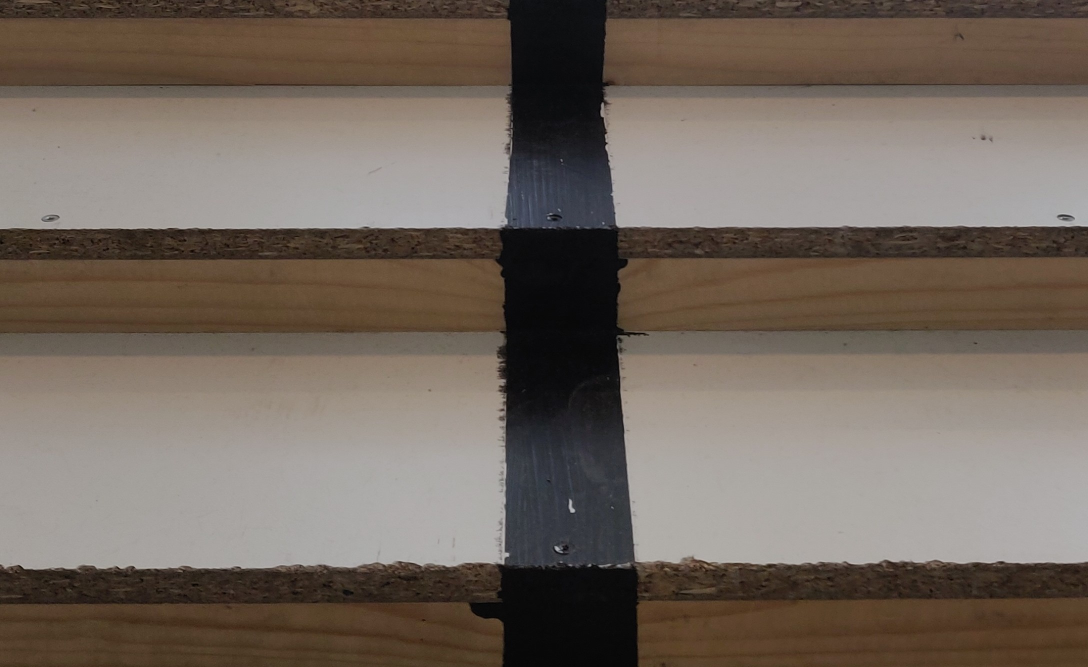
#> input picture Visual-tracking/images/Baan_front_view.jpg, 2176 x 1334 px, found by its file name (shown at 1/2 size)
$ python black-line-tracking.py
#> lines starting #> are read from the running program, lines starting #| are printed output that depends on the picture; after the words box and inside, x2 and y2 are one past the last pixel; in counts of white or black regions, pixels touching at a corner belong together
import cv2
import numpy as np
import imutils

# read image, will be video/videocapture
frame = cv2.imread("Visual-tracking/images\Baan_front_view.jpg")
#> frame is the input picture: shape (1334, 2176, 3); mean B, G, R 93.3, 102.9, 114.3
# resize img for better viewing, not needed in final product
frame = cv2.resize(frame, (783, 480))
#> frame: shape (480, 783, 3)

height = frame.shape[0]
#> height = 480
width = frame.shape[1]
#> width = 783


# turn image to greyscale
grey = cv2.cvtColor(frame, cv2.COLOR_BGR2GRAY)
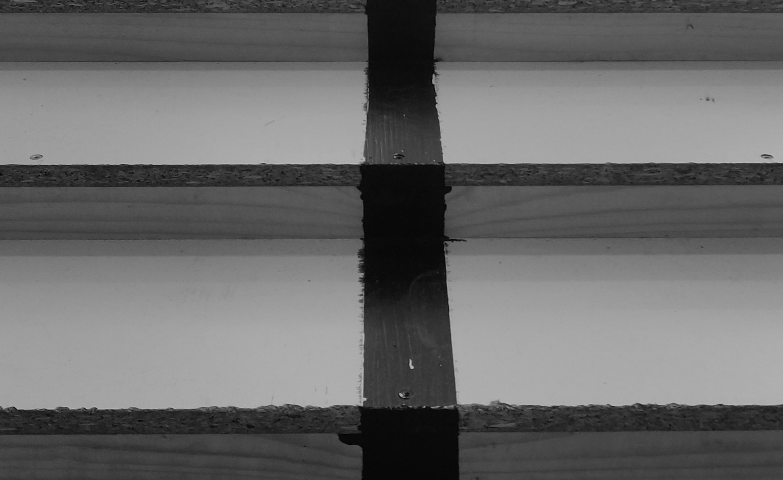
#> grey: shape (480, 783); min 2, max 191, mean 105.1

# invert image to make black white
bitwise = cv2.bitwise_not(grey)
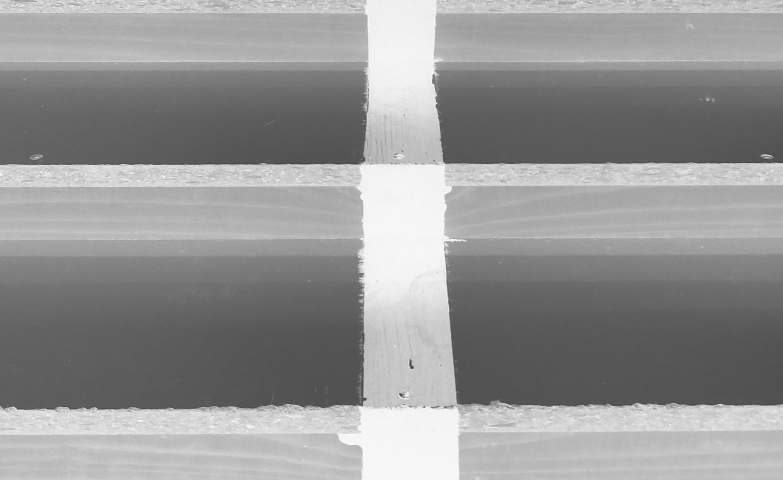
#> bitwise: shape (480, 783); min 64, max 253, mean 149.9
# erode and dilate image to reduce white noise
bitwise = cv2.erode(bitwise, None, iterations=4)
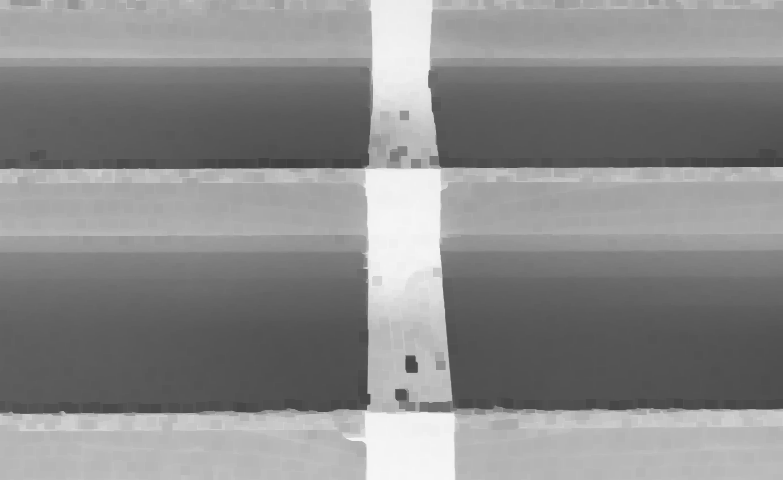
#> bitwise: shape (480, 783); min 64, max 247, mean 139
bitwise = cv2.dilate(bitwise, None, iterations=3)
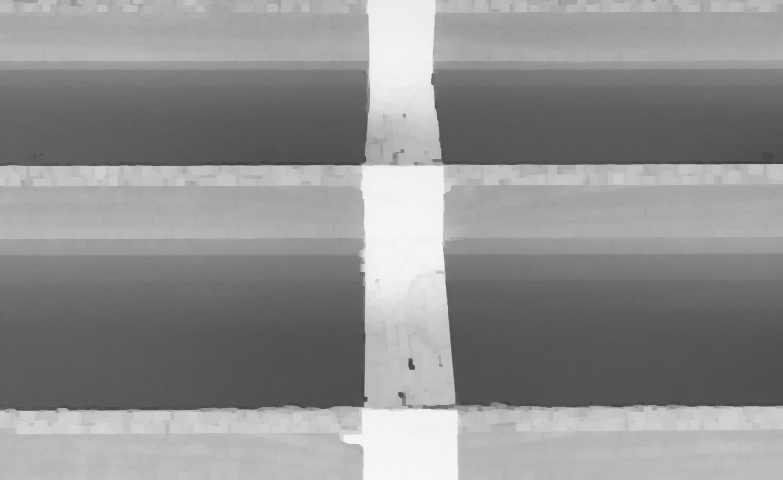
#> bitwise: shape (480, 783); min 64, max 247, mean 144.2
# threshold the image to get binary img of black and white
th, thres = cv2.threshold(bitwise, 225, 255, cv2.THRESH_BINARY_INV)
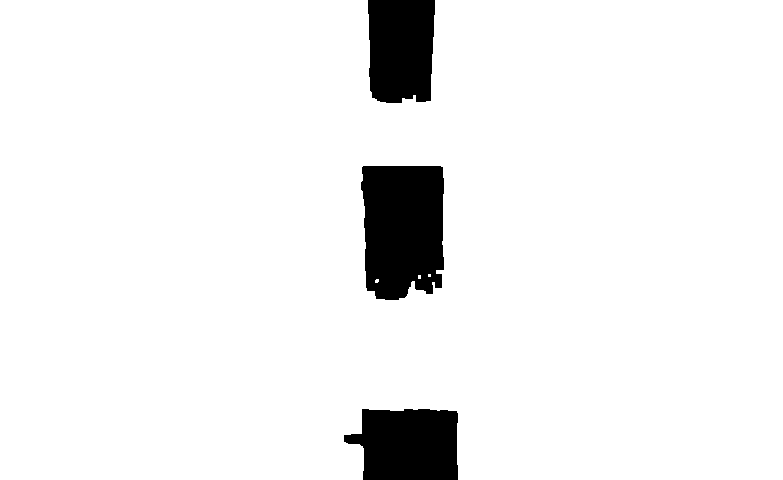
#> thres: shape (480, 783); 93.8% white; 3 black regions, box (x1, y1, x2, y2) and area: (361, 166, 444, 300) 9950, (344, 409, 458, 480) 6790, (368, 0, 435, 103) 6377

# invert image again (pretty sure these inverts arent needed, but it works for now)
invert = cv2.bitwise_not(thres)
#> invert: shape (480, 783); 6.2% white; 3 white regions

# find contours
cnts = cv2.findContours(invert, cv2.RETR_EXTERNAL,
                        cv2.CHAIN_APPROX_SIMPLE)
#> cnts = 3 contours; box (x1, y1, x2, y2) and area: (361, 166, 444, 300) 9758, (344, 409, 458, 480) 6610, (368, 0, 435, 103) 6208
cnts = imutils.grab_contours(cnts)

# array to save centroids of the black contours
line = []

# go through contours
for cnt in cnts:
    area = cv2.contourArea(cnt)

    # draw the contour
    cv2.drawContours(frame, [cnt], 0, (0, 255, 255), 3)
    # get centroid of contour
    M = cv2.moments(cnt)
    cx = int(M['m10']/M['m00'])
    cy = int(M['m01']/M['m00'])
    # add the centroid to the array of points
    line.append((cx, cy))
    # draw centroid
    cv2.circle(frame, (cx, cy), 3, (0, 255, 255), 5)
#> this loop made 3 passes
#> (area, cx, cy) on passes 1 to 3: (6610.5, 408, 444), (9758, 402, 228), (6208.5, 400, 48)
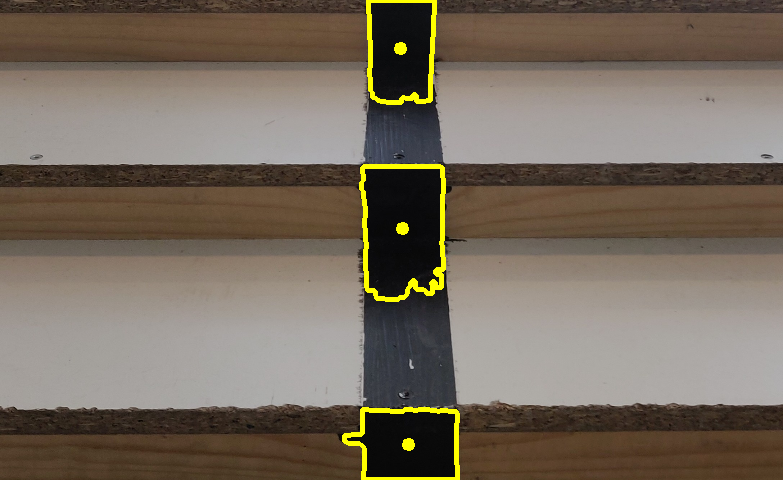
#> frame: shape (480, 783, 3); mean B, G, R 92.9, 106.4, 117.8
#> after the loop, line = [(408, 444), (402, 228), (400, 48)]

# draw a line through the centroids (should be a fitted line, currently it draws from 1st to last)
cv2.line(frame, line[0], line[-1], (0, 0, 255), thickness=3)
# draw midline of camera for reference
cv2.line(frame, (int(width/2), height),
         (int(width/2), 0), (0, 255, 0), thickness=2)
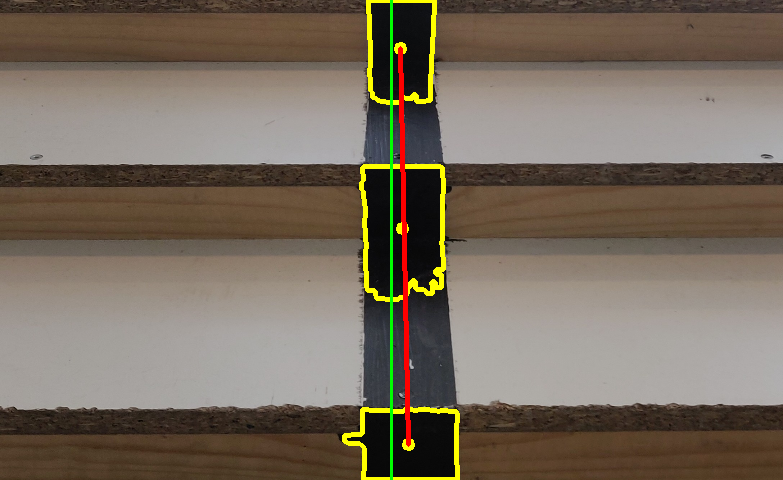
#> frame: shape (480, 783, 3); mean B, G, R 92.7, 106.9, 118.7


cv2.imshow('bitwise', invert)
cv2.imshow('Black_line', frame)


k = cv2.waitKey(0)
#> (key Esc is pressed here)
cv2.destroyAllWindows()

$ run again, with Visual-tracking/images/Baan_top_view.jpg copied over Visual-tracking/images/Baan_front_view.jpg
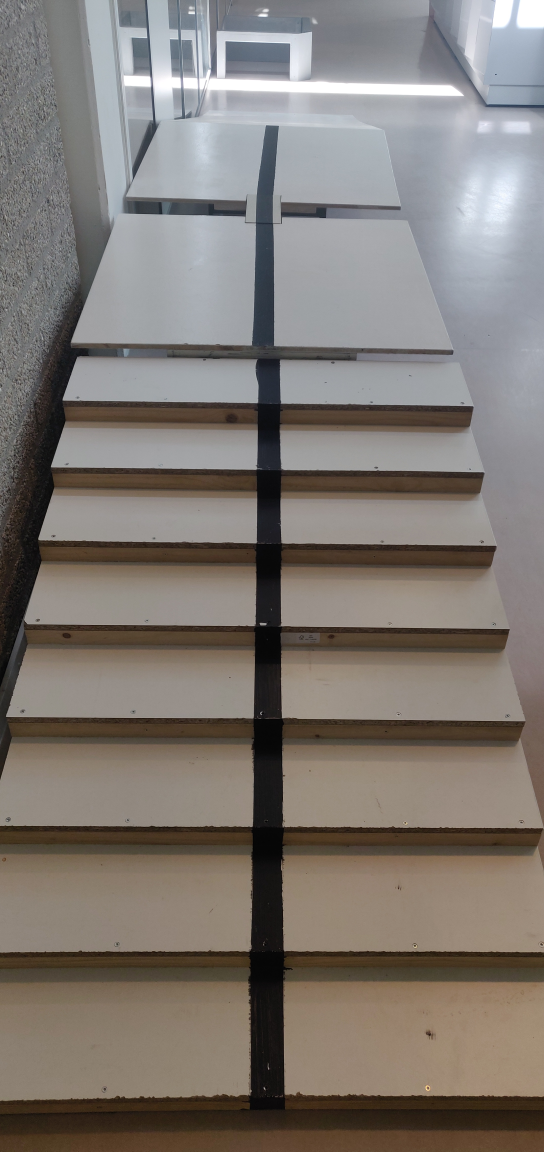
#> input picture Visual-tracking/images/Baan_top_view.jpg, 2176 x 4608 px, found by its file name (shown at 1/4 size)
#> frame is the input picture: shape (4608, 2176, 3); mean B, G, R 114.7, 120.5, 127.2
#> `th, thres = cv2.threshold(bitwise, 225, 255, cv2.THRESH_BINARY_INV)`:
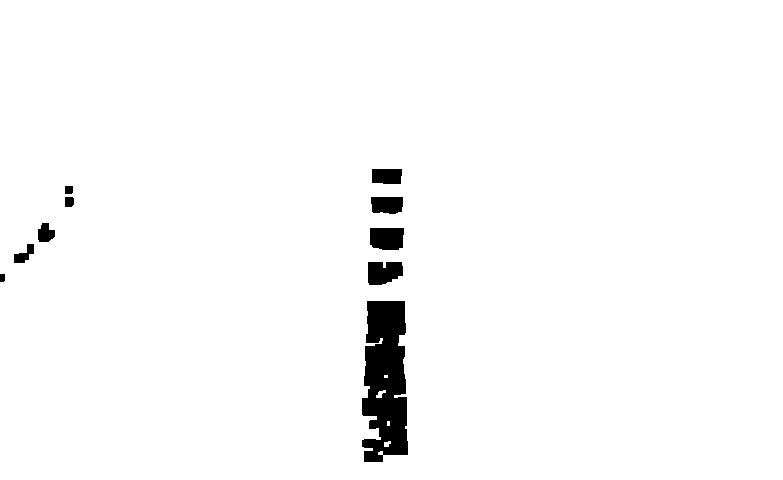
#> thres: shape (480, 783); 97.7% white; 10 black regions, largest, box (x1, y1, x2, y2) and area: (362, 301, 408, 462) 5839, (370, 228, 404, 250) 697, (368, 262, 403, 285) 679
#> invert: shape (480, 783); 2.3% white; 10 white regions
#> cnts = 10 contours; largest, box (x1, y1, x2, y2) and area: (362, 301, 408, 462) 5684, (370, 228, 404, 250) 645, (368, 262, 403, 285) 620, (371, 197, 403, 214) 451, (372, 169, 402, 184) 388
#> the loop `for cnt in cnts:` made 10 passes
#> (area, cx, cy) on passes 1 to 8: (5684.5, 385, 379), (27.5, 1, 277), (620.5, 383, 272), (165, 23, 254), (645, 386, 237), (210.5, 45, 233), (451, 386, 204), (69.5, 68, 201)
#> after the loop `for cnt in cnts:`: line = [(385, 379), (1, 277), (383, 272), (23, 254), (386, 237), (45, 233), (386, 204), (68, 201), (68, 189), (386, 175)]
#> `cv2.line(frame, (int(width/2), height), (int(width/2), 0), (0, 255, 0)..`:
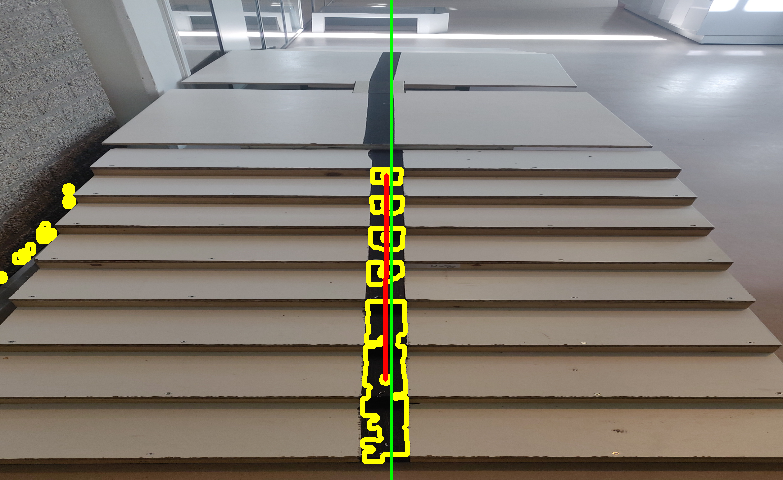
#> frame: shape (480, 783, 3); mean B, G, R 114, 124.5, 131
